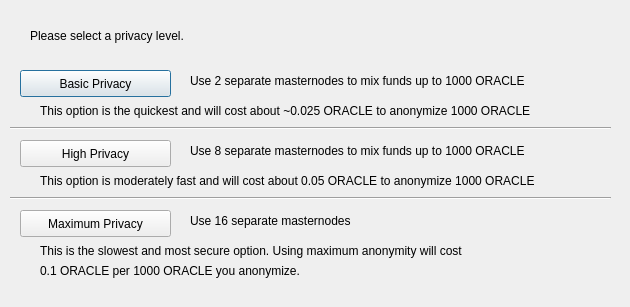
<?xml version="1.0" encoding="UTF-8"?>
<ui version="4.0">
 <class>DarksendConfig</class>
 <widget class="QDialog" name="DarksendConfig">
  <property name="geometry">
   <rect>
    <x>0</x>
    <y>0</y>
    <width>630</width>
    <height>307</height>
   </rect>
  </property>
  <property name="windowTitle">
   <string>Configure PrivateSend</string>
  </property>
  <widget class="QPushButton" name="buttonBasic">
   <property name="geometry">
    <rect>
     <x>20</x>
     <y>70</y>
     <width>151</width>
     <height>27</height>
    </rect>
   </property>
   <property name="text">
    <string>Basic Privacy</string>
   </property>
  </widget>
  <widget class="QPushButton" name="buttonHigh">
   <property name="geometry">
    <rect>
     <x>20</x>
     <y>140</y>
     <width>151</width>
     <height>27</height>
    </rect>
   </property>
   <property name="text">
    <string>High Privacy</string>
   </property>
  </widget>
  <widget class="QPushButton" name="buttonMax">
   <property name="geometry">
    <rect>
     <x>20</x>
     <y>210</y>
     <width>151</width>
     <height>27</height>
    </rect>
   </property>
   <property name="text">
    <string>Maximum Privacy</string>
   </property>
  </widget>
  <widget class="QLabel" name="label">
   <property name="geometry">
    <rect>
     <x>30</x>
     <y>20</y>
     <width>571</width>
     <height>31</height>
    </rect>
   </property>
   <property name="text">
    <string>Please select a privacy level.</string>
   </property>
  </widget>
  <widget class="QLabel" name="label_2">
   <property name="geometry">
    <rect>
     <x>190</x>
     <y>70</y>
     <width>421</width>
     <height>21</height>
    </rect>
   </property>
   <property name="text">
    <string>Use 2 separate masternodes to mix funds up to 1000 ORACLE</string>
   </property>
  </widget>
  <widget class="QLabel" name="label_3">
   <property name="geometry">
    <rect>
     <x>190</x>
     <y>140</y>
     <width>411</width>
     <height>21</height>
    </rect>
   </property>
   <property name="text">
    <string>Use 8 separate masternodes to mix funds up to 1000 ORACLE</string>
   </property>
  </widget>
  <widget class="QLabel" name="label_4">
   <property name="geometry">
    <rect>
     <x>190</x>
     <y>210</y>
     <width>421</width>
     <height>21</height>
    </rect>
   </property>
   <property name="text">
    <string>Use 16 separate masternodes</string>
   </property>
  </widget>
  <widget class="QLabel" name="label_6">
   <property name="geometry">
    <rect>
     <x>40</x>
     <y>100</y>
     <width>561</width>
     <height>21</height>
    </rect>
   </property>
   <property name="text">
    <string>This option is the quickest and will cost about ~0.025 ORACLE to anonymize 1000 ORACLE</string>
   </property>
  </widget>
  <widget class="QLabel" name="label_7">
   <property name="geometry">
    <rect>
     <x>40</x>
     <y>170</y>
     <width>561</width>
     <height>21</height>
    </rect>
   </property>
   <property name="text">
    <string>This option is moderately fast and will cost about 0.05 ORACLE to anonymize 1000 ORACLE</string>
   </property>
  </widget>
  <widget class="QLabel" name="label_8">
   <property name="geometry">
    <rect>
     <x>40</x>
     <y>240</y>
     <width>561</width>
     <height>21</height>
    </rect>
   </property>
   <property name="text">
    <string>This is the slowest and most secure option. Using maximum anonymity will cost</string>
   </property>
  </widget>
  <widget class="QLabel" name="label_9">
   <property name="geometry">
    <rect>
     <x>40</x>
     <y>260</y>
     <width>561</width>
     <height>21</height>
    </rect>
   </property>
   <property name="text">
    <string>0.1 ORACLE per 1000 ORACLE you anonymize.</string>
   </property>
  </widget>
  <widget class="Line" name="line">
   <property name="geometry">
    <rect>
     <x>10</x>
     <y>120</y>
     <width>601</width>
     <height>16</height>
    </rect>
   </property>
   <property name="orientation">
    <enum>Qt::Horizontal</enum>
   </property>
  </widget>
  <widget class="Line" name="line_2">
   <property name="geometry">
    <rect>
     <x>10</x>
     <y>190</y>
     <width>601</width>
     <height>16</height>
    </rect>
   </property>
   <property name="orientation">
    <enum>Qt::Horizontal</enum>
   </property>
  </widget>
 </widget>
 <resources/>
 <connections/>
</ui>
